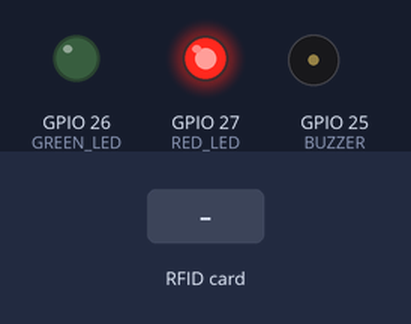
Simulated run of this sketch. Board: ESP32. Parts: output pins drawn as LEDs (lit = HIGH), buzzer (waves = sounding, pin HIGH). The inputs (shaded band) are chosen by the test bench. WiFi joins after 1.5 s; servers stay silent unless stated; network time is answered at once with the bench clock; uploads are accepted with an empty reply; the local clock reads 2024-03-15 10:24:30 at power-on unless the sketch sets it; what the sketch prints to the serial monitor is not drawn.

Above: at 1.8 s.
At 4.3 s:
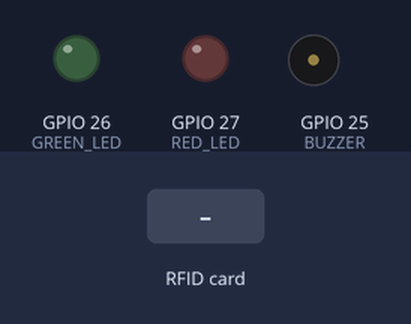
4.4 s: RFID card 5E 7A 19 C4 held to the reader
At 4.74 s:
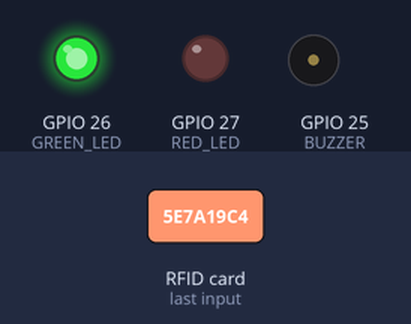
Timing chart, 0 to 7.4 s (numbered marks = the images above; inputs shaded):
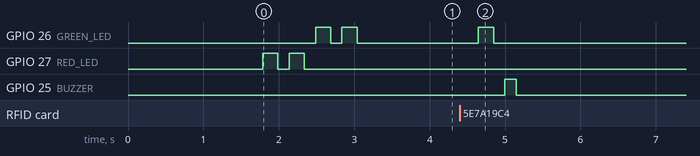

The sketch:

rfid_attendance.ino
```cpp
/*
 * ═══════════════════════════════════════════════════════════════════
 *  RFID Student Attendance System — ESP32 Firmware
 *  Hardware: ESP32 Dev Board + RC522 RFID Reader
 * ═══════════════════════════════════════════════════════════════════
 *
 *  Libraries Required (install via Arduino Library Manager):
 *    - MFRC522 by GithubCommunity  (RFID reader)
 *    - ArduinoJson by Benoît Blanchon (JSON)
 *    - NTPClient by Fabrice Weinberg (time sync)
 *
 *  Board: ESP32 Dev Module
 *  Upload Speed: 115200
 *
 *  ── Wiring: RC522 ↔ ESP32 ──────────────────────────────────────
 *  RC522       ESP32
 *  3.3V   →   3.3V
 *  GND    →   GND
 *  SDA    →   GPIO 5  (CS)
 *  SCK    →   GPIO 18
 *  MOSI   →   GPIO 23
 *  MISO   →   GPIO 19
 *  RST    →   GPIO 4
 *  ────────────────────────────────────────────────────────────────
 *  Green LED  → GPIO 26 (through 330Ω resistor)
 *  Red LED    → GPIO 27 (through 330Ω resistor)
 *  Buzzer     → GPIO 25
 */

#include <Arduino.h>
#include <SPI.h>
#include <MFRC522.h>
#include <WiFi.h>
#include <HTTPClient.h>
#include <ArduinoJson.h>
#include <NTPClient.h>
#include <WiFiUdp.h>

// ──────────────────────────────────────────────────────────────────
//  ★  CONFIGURE THESE SETTINGS  ★
// ──────────────────────────────────────────────────────────────────
const char* WIFI_SSID     = "YOUR_WIFI_SSID";
const char* WIFI_PASSWORD = "YOUR_WIFI_PASSWORD";

// URL of the hosted backend (Render / Railway / local)
// Examples:
//   Render:  "https://rfid-attendance-xxxx.onrender.com"
//   Local:   "http://192.168.1.105:3000"
const char* SERVER_URL    = "https://your-app-name.onrender.com";

// Device key — must match DEVICE_KEY in your backend .env
// Get this from the admin (the person who runs the server).
const char* DEVICE_KEY    = "your-device-key-here";
// ──────────────────────────────────────────────────────────────────

// ── Pin Definitions ───────────────────────────────────────────────
#define SS_PIN      5
#define RST_PIN     4
#define GREEN_LED  26
#define RED_LED    27
#define BUZZER     25

// ── RFID ──────────────────────────────────────────────────────────
MFRC522 mfrc522(SS_PIN, RST_PIN);

// ── NTP (IST = UTC+5:30) ──────────────────────────────────────────
WiFiUDP   ntpUDP;
NTPClient timeClient(ntpUDP, "pool.ntp.org", 19800); // +5:30 offset

// ── State ─────────────────────────────────────────────────────────
unsigned long lastScanMs    = 0;
const unsigned long COOLDOWN = 3000; // 3 sec between scans of same card

// ─────────────────────────────────────────────────────────────────
void setup() {
  Serial.begin(115200);
  while (!Serial) delay(10);

  // GPIO setup
  pinMode(GREEN_LED, OUTPUT);
  pinMode(RED_LED,   OUTPUT);
  pinMode(BUZZER,    OUTPUT);
  setLEDs(false, false);

  // SPI + RFID
  SPI.begin();
  mfrc522.PCD_Init();
  Serial.println("\n[RFID] RC522 Reader initialized.");

  // WiFi
  connectWiFi();

  // NTP
  timeClient.begin();
  timeClient.update();
  Serial.println("[NTP] Time synced: " + timeClient.getFormattedTime());

  // Ping server to verify connectivity
  pingServer();

  Serial.println("\n✅ System Ready — Tap an RFID card...\n");
  flashLED(GREEN_LED, 2);
}

// ─────────────────────────────────────────────────────────────────
void loop() {
  // Keep WiFi and NTP alive
  if (WiFi.status() != WL_CONNECTED) {
    Serial.println("[WiFi] Disconnected! Reconnecting…");
    connectWiFi();
  }
  timeClient.update();

  // Wait for a card
  if (!mfrc522.PICC_IsNewCardPresent() || !mfrc522.PICC_ReadCardSerial()) {
    delay(100);
    return;
  }

  // Cooldown check
  if (millis() - lastScanMs < COOLDOWN) {
    mfrc522.PICC_HaltA();
    return;
  }
  lastScanMs = millis();

  // Read UID
  String uid = getUID();
  Serial.println("\n[SCAN] Card detected — UID: " + uid);
  Serial.println("[TIME] " + timeClient.getFormattedTime());

  // POST to server
  postAttendance(uid);

  mfrc522.PICC_HaltA();
  mfrc522.PCD_StopCrypto1();
  delay(500);
}

// ─────────────────────────────────────────────────────────────────
//  Ping the server on boot to verify connectivity & device key
// ─────────────────────────────────────────────────────────────────
void pingServer() {
  if (WiFi.status() != WL_CONNECTED) {
    Serial.println("[PING] No WiFi — skipping server ping.");
    return;
  }

  HTTPClient http;
  String endpoint = String(SERVER_URL) + "/api/ping";
  http.begin(endpoint);
  http.addHeader("X-Device-Key", DEVICE_KEY);

  Serial.println("[PING] Checking server at: " + endpoint);
  int httpCode = http.GET();

  if (httpCode == 200) {
    Serial.println("[PING] ✅ Server reachable — device key accepted.");
    flashLED(GREEN_LED, 1);
  } else if (httpCode == 401) {
    Serial.println("[PING] ❌ Server responded 401 — check DEVICE_KEY!");
    flashLED(RED_LED, 5);
  } else {
    Serial.printf("[PING] Server responded with code: %d\n", httpCode);
    flashLED(RED_LED, 2);
  }
  http.end();
}

// ─────────────────────────────────────────────────────────────────
//  Get UID as uppercase hex string (e.g. "A1B2C3D4")
// ─────────────────────────────────────────────────────────────────
String getUID() {
  String uid = "";
  for (byte i = 0; i < mfrc522.uid.size; i++) {
    if (mfrc522.uid.uidByte[i] < 0x10) uid += "0";
    uid += String(mfrc522.uid.uidByte[i], HEX);
  }
  uid.toUpperCase();
  return uid;
}

// ─────────────────────────────────────────────────────────────────
//  POST attendance to backend API (with device key header)
// ─────────────────────────────────────────────────────────────────
void postAttendance(String uid) {
  if (WiFi.status() != WL_CONNECTED) {
    Serial.println("[HTTP] No WiFi — cannot post.");
    blinkError();
    return;
  }

  HTTPClient http;
  String endpoint = String(SERVER_URL) + "/api/scan";

  http.begin(endpoint);
  http.addHeader("Content-Type", "application/json");
  http.addHeader("X-Device-Key", DEVICE_KEY); // ← Auth header for ESP32

  // Build JSON body
  StaticJsonDocument<128> doc;
  doc["uid"] = uid;
  String body;
  serializeJson(doc, body);

  Serial.println("[HTTP] POST → " + endpoint);
  int httpCode = http.POST(body);

  if (httpCode == 200 || httpCode == 201) {
    String response = http.getString();
    deserializeJson(doc, response);

    bool alreadyMarked = doc["alreadyMarked"] | false;
    const char* name   = doc["student"]["name"] | "Unknown";
    const char* rollNo = doc["student"]["roll_no"] | "";
    const char* cls    = doc["student"]["class"] | "";

    if (alreadyMarked) {
      Serial.println("[RESULT] Already marked today: " + String(name));
      beep(500); // single medium beep = already marked
      setLEDs(false, true);
      delay(400);
      setLEDs(false, false);
    } else {
      Serial.println("[RESULT] ✅ Marked: " + String(name) + " | " + rollNo + " | " + cls);
      flashLED(GREEN_LED, 1);
      beep(150); // short beep = success
    }

  } else if (httpCode == 401) {
    Serial.println("[RESULT] ❌ Unauthorized — check DEVICE_KEY in firmware!");
    flashLED(RED_LED, 5);
    beep(2000); // very long beep = auth failure

  } else if (httpCode == 404) {
    Serial.println("[RESULT] ❌ Unknown card: " + uid);
    flashLED(RED_LED, 3);
    beep(1000); // long beep = not registered

  } else {
    Serial.printf("[HTTP] Error code: %d\n", httpCode);
    blinkError();
  }

  http.end();
}

// ─────────────────────────────────────────────────────────────────
//  WiFi connection helper
// ─────────────────────────────────────────────────────────────────
void connectWiFi() {
  Serial.print("[WiFi] Connecting to " + String(WIFI_SSID));
  WiFi.begin(WIFI_SSID, WIFI_PASSWORD);
  int attempts = 0;
  while (WiFi.status() != WL_CONNECTED && attempts < 40) {
    delay(500);
    Serial.print(".");
    attempts++;
  }
  if (WiFi.status() == WL_CONNECTED) {
    Serial.println("\n[WiFi] Connected! IP: " + WiFi.localIP().toString());
  } else {
    Serial.println("\n[WiFi] ❌ Failed to connect. Check credentials.");
  }
}

// ─────────────────────────────────────────────────────────────────
//  LED / Buzzer helpers
// ─────────────────────────────────────────────────────────────────
void setLEDs(bool green, bool red) {
  digitalWrite(GREEN_LED, green ? HIGH : LOW);
  digitalWrite(RED_LED,   red   ? HIGH : LOW);
}

void flashLED(int pin, int times) {
  for (int i = 0; i < times; i++) {
    digitalWrite(pin, HIGH);
    delay(200);
    digitalWrite(pin, LOW);
    delay(150);
  }
}

void blinkError() {
  for (int i = 0; i < 3; i++) {
    setLEDs(false, true);
    delay(150);
    setLEDs(false, false);
    delay(100);
  }
}

void beep(int durationMs) {
  digitalWrite(BUZZER, HIGH);
  delay(durationMs);
  digitalWrite(BUZZER, LOW);
}
```

Measured:
- after the input at 4.4 s, GPIO 26 (GREEN_LED): LOW → HIGH after 0.25 s, → LOW 0.20 s later; GPIO 25 (BUZZER): LOW → HIGH after 0.60 s, → LOW 0.15 s later
